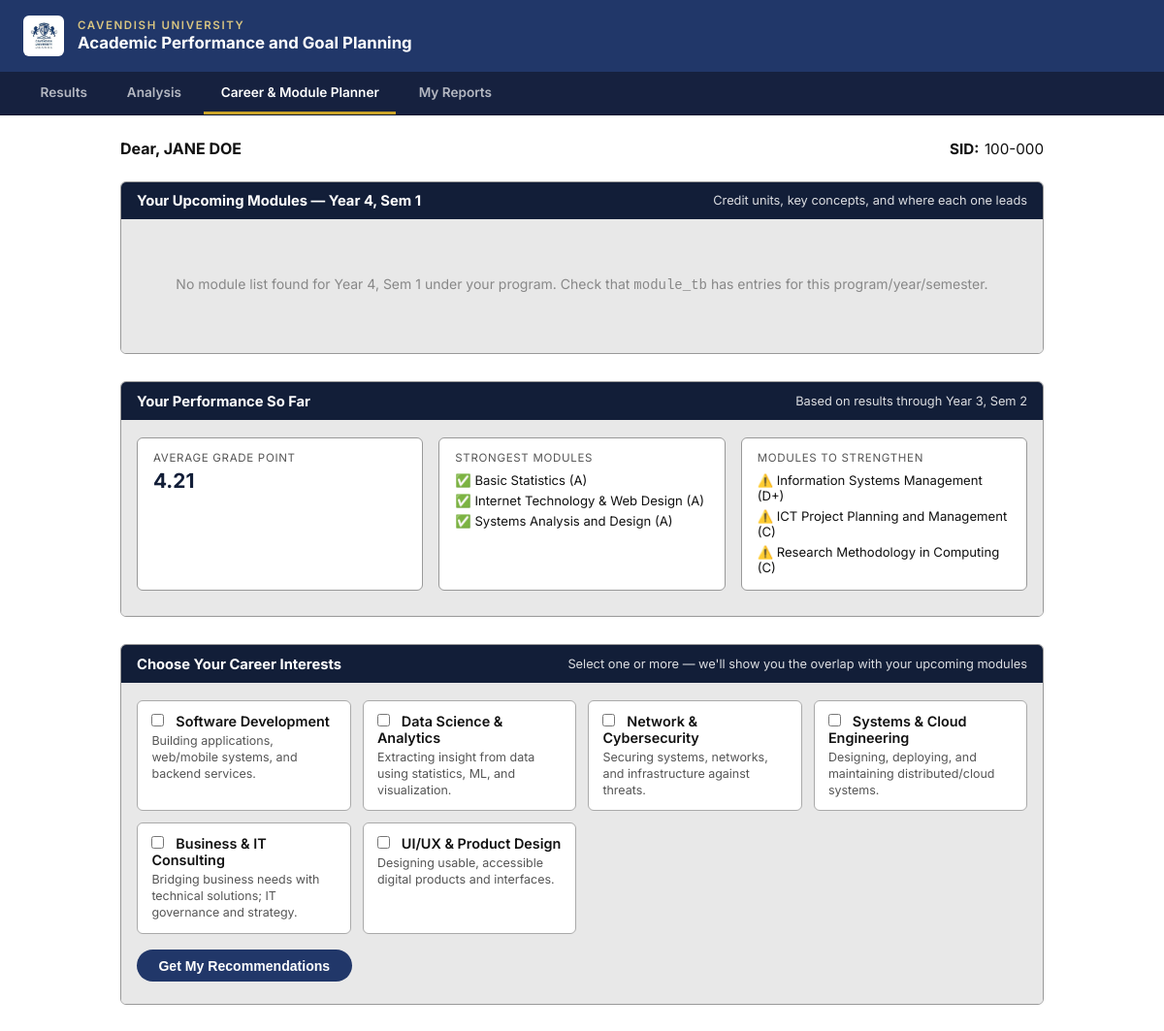
The app's page /GoalPlanning.php (signed in) with its own data.
### tables this page shows
CREATE TABLE IF NOT EXISTS `program_tb` (
  `ID` int NOT NULL,
  `program_code` varchar(10) NOT NULL,
  `program_name` varchar(150) NOT NULL,
  `program_dept` varchar(150) NOT NULL,
  `program_faculty` varchar(150) NOT NULL,
  `student_ID` varchar(10) NOT NULL,
  PRIMARY KEY (`program_code`),
  UNIQUE KEY `ID` (`ID`),
  UNIQUE KEY `student_ID` (`student_ID`)
);

CREATE TABLE IF NOT EXISTS `student_tb` (
  `ID` int NOT NULL AUTO_INCREMENT,
  `student_ID` varchar(10) NOT NULL,
  `student_name` varchar(100) NOT NULL,
  `student_email` varchar(50) NOT NULL,
  `student_password` varchar(20) NOT NULL,
  `program_code` varchar(10) NOT NULL,
  `gender` enum('M','F') NOT NULL,
  `nationality` varchar(100) NOT NULL,
  `date_of_birth` date NOT NULL,
  `intake_year` int NOT NULL,
  `intake_session` enum('JAN','MAY','AUG') NOT NULL,
  `mode_of_entry` enum('Direct','Transfer','Foundation','Mature','Diploma') NOT NULL,
  PRIMARY KEY (`ID`),
  UNIQUE KEY `student_ID` (`student_ID`)
);

CREATE TABLE IF NOT EXISTS `results_tb` (
  `ID` int NOT NULL AUTO_INCREMENT,
  `module_code` varchar(10) NOT NULL,
  `student_ID` varchar(10) NOT NULL,
  `year_no` int NOT NULL,
  `sem_no` int NOT NULL,
  `cat1_mk` int NOT NULL,
  `cat2_mk` int NOT NULL,
  `exam_mk` int NOT NULL,
  `grade_point` decimal(3,2) NOT NULL,
  `letter_grade` varchar(5) NOT NULL,
  `final_total` int NOT NULL,
  `status_retake_pass` varchar(20) NOT NULL,
  `created_at` timestamp NOT NULL,
  PRIMARY KEY (`ID`),
  UNIQUE KEY `uq_result_student_module` (`student_ID`,`module_code`),
  KEY `module_code` (`module_code`),
  KEY `student_ID` (`student_ID`),
  KEY `letter_grade` (`letter_grade`),
  KEY `grade_point_2` (`grade_point`)
);

CREATE TABLE IF NOT EXISTS `module_tb` (
  `ID` int NOT NULL,
  `module_code` varchar(10) NOT NULL,
  `module_name` varchar(250) NOT NULL,
  `year_no` int NOT NULL,
  `sem_no` int NOT NULL,
  `program_code` varchar(10) NOT NULL,
  `credit_unit` decimal(3,1) NOT NULL,
  PRIMARY KEY (`ID`),
  UNIQUE KEY `module_code_2` (`module_code`),
  KEY `module_code` (`module_code`),
  KEY `program_code` (`program_code`)
);

### GoalPlanning.php (the view, shortened to what this page needs)
<?php
$db_host = "127.0.0.1";
$db_port = "3306";
$db_name = "apaagps_db";
$db_user = "root";
$db_pass = "";
$studentID = $_SESSION["student_ID"];
try {
    $dsn = "mysql:host={$db_host};port={$db_port};dbname={$db_name};charset=utf8mb4";
    $pdo = new PDO($dsn, $db_user, $db_pass, [
        PDO::ATTR_ERRMODE            => PDO::ERRMODE_EXCEPTION,
        PDO::ATTR_DEFAULT_FETCH_MODE => PDO::FETCH_ASSOC,
        PDO::ATTR_EMULATE_PREPARES   => false,
    ]);
} catch (PDOException $e) {
    die("Database connection failed: " . $e->getMessage());
}
$stmtS = $pdo->prepare("
    SELECT s.student_ID, s.student_name, s.program_code,
           p.program_name, p.program_faculty
    FROM   student_tb s
    JOIN   program_tb p ON s.program_code = p.program_code
    WHERE  s.student_ID = ?
    LIMIT  1
");
$stmtS->execute([$studentID]);
$student = $stmtS->fetch();
$careerOptions = [
    "Software Development"        => "Building applications, web/mobile systems, and backend services.",
    "Data Science & Analytics"    => "Extracting insight from data using statistics, ML, and visualization.",
    "Network & Cybersecurity"     => "Securing systems, networks, and infrastructure against threats.",
    "Systems & Cloud Engineering" => "Designing, deploying, and maintaining distributed/cloud systems.",
    "Business & IT Consulting"    => "Bridging business needs with technical solutions; IT governance and strategy.",
    "UI/UX & Product Design"      => "Designing usable, accessible digital products and interfaces.",
];
$selectedCareers = $_POST["careers"] ?? [];
$selectedCareers = array_intersect($selectedCareers, array_keys($careerOptions));
$stmtR = $pdo->prepare("
    SELECT r.year_no, r.sem_no, r.module_code, m.module_name, m.credit_unit,
           r.cat1_mk, r.cat2_mk, r.exam_mk, r.final_total,
           r.letter_grade, r.grade_point, r.status_retake_pass
    FROM   results_tb r
    JOIN   module_tb  m ON r.module_code = m.module_code
    WHERE  r.student_ID = ?
    ORDER  BY r.year_no ASC, r.sem_no ASC
");
$stmtR->execute([$studentID]);
$pastResults = $stmtR->fetchAll();
$hasResults = !empty($pastResults);
$latestYear = 0;
$latestSem  = 0;
if ($hasResults) {
    foreach ($pastResults as $r) {
        if ((int)$r["year_no"] > $latestYear ||
            ((int)$r["year_no"] === $latestYear && (int)$r["sem_no"] > $latestSem)) {
            $latestYear = (int)$r["year_no"];
            $latestSem  = (int)$r["sem_no"];
        }
    }
}
$nextSemGlobal = $latestSem + 1;
$nextYear      = max(1, (int)ceil($nextSemGlobal / 2));
$nextSem       = (($nextSemGlobal - 1) % 2) + 1;
$latestSemDisplay = $latestSem > 0 ? (($latestSem - 1) % 2) + 1 : 1;
$stmtNext = $pdo->prepare("
    SELECT module_code, module_name, year_no, sem_no, credit_unit
    FROM   module_tb
    WHERE  program_code = ?
      AND  year_no = ?
      AND  sem_no  = ?
    ORDER  BY module_code ASC
");
$stmtNext->execute([$student["program_code"], $nextYear, $nextSemGlobal]);
$nextModules = $stmtNext->fetchAll();
$performanceSummary = [
    "overall_avg_gp" => null,
    "strongest"      => [],
    "weakest"        => [],
    "retakes"        => [],
];
if ($hasResults) {
    $totalGP = 0;
    $count   = 0;
    foreach ($pastResults as $r) {
        $totalGP += (float)$r["grade_point"];
        $count++;
    }
    $performanceSummary["overall_avg_gp"] = $count ? round($totalGP / $count, 2) : null;
    $sorted = $pastResults;
    usort($sorted, fn($a, $b) => $b["grade_point"] <=> $a["grade_point"]);
    $performanceSummary["strongest"] = array_slice($sorted, 0, 3);
    $performanceSummary["weakest"]   = array_slice(array_reverse($sorted), 0, 3);
}
function buildModuleDetails(array $nextModules, array $allNextModulesForCgpaContext): array {
    $details = [];
    return $details;
}
$moduleDetails = buildModuleDetails($nextModules, $nextModules);
?>
<!DOCTYPE html>
<html lang="en">
<head>
</head>
<body>
<header class="site-header">
    <img class="crest" src="images/cu_logo.jpg" alt="Cavendish University crest">
    <div class="header-text">
        <span class="uni-name">Cavendish University</span>
        <span class="portal-title">Academic Performance and Goal Planning</span>
    </div>
</header>
<nav class="tab-nav">
    <a class="tab-btn" href="ExamResultInterface.php">Results</a>
    <a class="tab-btn" href="AnalysisResultInterface.php">Analysis</a>
    <span class="tab-btn active">Career & Module Planner</span>
    <a class="tab-btn" href="MyReportsStatus.php">My Reports</a>
</nav>
<main class="page-wrap">
    <div class="student-row">
        <div class="student-name">Dear, <?= htmlspecialchars(strtoupper($student["student_name"])) ?></div>
        <div class="student-sid"><strong>SID:</strong><?= htmlspecialchars($student["student_ID"]) ?></div>
    </div>
    <div class="card">
        <div class="card-header">
            Your Upcoming Modules — Year <?= $nextYear ?>, Sem <?= $nextSem ?>
            <span class="card-sub">Credit units, key concepts, and where each one leads</span>
        </div>
        <div class="card-body">
            <?php if (empty($moduleDetails)): ?>
                <p class="empty">No module list found for Year <?= $nextYear ?>, Sem <?= $nextSem ?> under your program. Check that <code>module_tb</code> has entries for this program/year/semester.</p>
            <?php endif; ?>
        </div>
    </div>
    <?php if ($hasResults): ?>
    <div class="card">
        <div class="card-header">
            Your Performance So Far
            <span class="card-sub">Based on results through Year <?= $latestYear ?>, Sem <?= $latestSemDisplay ?></span>
        </div>
        <div class="card-body">
            <div class="stat-row">
                <div class="stat-box">
                    <div class="label">Average Grade Point</div>
                    <div class="value"><?= $performanceSummary["overall_avg_gp"] ?? '—' ?></div>
                </div>
                <div class="stat-box">
                    <div class="label">Strongest Modules</div>
                    <ul class="mini-list">
                        <?php foreach ($performanceSummary["strongest"] as $s): ?>
                        <li>✅ <?= htmlspecialchars($s["module_name"]) ?> (<?= htmlspecialchars($s["letter_grade"]) ?>)</li>
                        <?php endforeach; ?>
                    </ul>
                </div>
                <div class="stat-box">
                    <div class="label">Modules to Strengthen</div>
                    <ul class="mini-list">
                        <?php foreach ($performanceSummary["weakest"] as $w): ?>
                        <li>⚠️ <?= htmlspecialchars($w["module_name"]) ?> (<?= htmlspecialchars($w["letter_grade"]) ?>)</li>
                        <?php endforeach; ?>
                    </ul>
                </div>
            </div>
        </div>
    </div>
    <?php endif; ?>
    <div class="card">
        <div class="card-header">
            Choose Your Career Interests
            <span class="card-sub">Select one or more — we'll show you the overlap with your upcoming modules</span>
        </div>
        <div class="card-body">
            <form method="POST" action="GoalPlanning.php">
                <div class="career-grid">
                    <?php foreach ($careerOptions as $name => $desc): ?>
                    <label class="career-option <?= in_array($name, $selectedCareers) ? 'checked' : '' ?>">
                        <input type="checkbox" name="careers[]" value="<?= htmlspecialchars($name) ?>"
                               <?= in_array($name, $selectedCareers) ? 'checked' : '' ?>>
                        <span class="career-title"><?= htmlspecialchars($name) ?></span>
                        <div class="career-desc"><?= htmlspecialchars($desc) ?></div>
                    </label>
                    <?php endforeach; ?>
                </div>
                <button type="submit" class="btn-submit">Get My Recommendations</button>
            </form>
        </div>
    </div>
</main>
</body>
</html>

### GoalPlanning.php (style rules this page uses)
*, *::before, *::after { box-sizing: border-box; margin: 0; padding: 0; }
body { font-family: 'Inter', sans-serif; font-size: 14px; color: #111; background: #fff; }
.site-header { display: flex; align-items: center; gap: 0.9rem; padding: 1rem 1.5rem; background: #213769; border-bottom: 1px solid #16213f; }
.site-header .crest { width: 2.6rem; height: 2.6rem; object-fit: contain; flex: 0 0 auto; background: #fff; border-radius: 6px; padding: 2px; }
.header-text { display: flex; flex-direction: column; line-height: 1.25; }
.site-header .uni-name { font-weight: 600; font-size: .72rem; letter-spacing: .14em; text-transform: uppercase; color: #d9c581; }
.site-header .portal-title { font-weight: 700; font-size: 1.05rem; color: #fff; }
.tab-nav { display: flex; gap: .35rem; padding: 0 1.5rem; background: #16213f; border-bottom: 1px solid #0d1730; }
.tab-btn { padding: .8rem 1.1rem .7rem; border: none; background: transparent; font-size: .85rem; font-weight: 600; cursor: pointer; color: rgba(255,255,255,0.68); text-decoration: none; border-bottom: 3px solid transparent; transition: color .15s, border-color .15s, background .15s; }
.tab-btn.active { color: #fff; border-bottom-color: #c9a227; }
.page-wrap { max-width: 1000px; margin: 1.5rem auto; padding: 0 1.5rem 3rem; }
.student-row { display: flex; justify-content: space-between; align-items: baseline; margin-bottom: 1.5rem; }
.student-name { font-size: 1rem; font-weight: 700; }
.student-sid { font-size: .95rem; font-weight: 400; }
.student-sid strong { font-weight: 700; margin-right: .35rem; }
.card { border: 1px solid #999; border-radius: 6px; margin-bottom: 1.75rem; overflow: hidden; }
.card-header { background: #121e38; color: #fff; font-weight: 700; font-size: .92rem; padding: .65rem 1rem; display: flex; align-items: center; justify-content: space-between; flex-wrap: wrap; gap: .5rem; }
.card-sub { font-size: .8rem; font-weight: 400; opacity: .85; }
.card-body { background: #e8e8e8; padding: 1.1rem 1rem 1.4rem; }
.career-grid { display: grid; grid-template-columns: repeat(auto-fit, minmax(220px, 1fr)); gap: .75rem; }
.career-option { background: #fff; border: 1px solid #aaa; border-radius: 6px; padding: .75rem .9rem; cursor: pointer; transition: border-color .15s, background .15s; display: block; }
.career-option input { margin-right: .5rem; }
.career-option .career-title { font-weight: 600; font-size: .9rem; }
.career-option .career-desc { font-size: .78rem; color: #555; margin-top: .25rem; line-height: 1.35; }
.btn-submit { margin-top: 1rem; padding: .55rem 1.4rem; border: none; border-radius: 20px; background: #213769; color: #fff; font-weight: 600; font-size: .88rem; cursor: pointer; }
.stat-row { display: flex; gap: 1rem; flex-wrap: wrap; margin-bottom: .25rem; }
.stat-box { flex: 1; min-width: 150px; background: #fff; border: 1px solid #999; border-radius: 6px; padding: .8rem 1rem; }
.stat-box .label { font-size: .72rem; text-transform: uppercase; letter-spacing: .06em; color: #555; margin-bottom: .25rem; }
.stat-box .value { font-size: 1.3rem; font-weight: 700; color: #121e38; }
.mini-list { list-style: none; margin-top: .4rem; font-size: .82rem; }
.mini-list li { padding: .15rem 0; }
.empty { text-align: center; padding: 2.5rem 1rem; color: #888; }

### records on screen
program_tb: student_tb.student_name "JANE DOE", student_tb.student_ID "100-000"
results_tb: sem_no "4", sem_no "1", year_no "3", sem_no "2"
results_tb: module_tb.module_name "Basic Statistics", letter_grade "A"
results_tb: module_tb.module_name "Internet Technology & Web Design", letter_grade "A"
results_tb: module_tb.module_name "Systems Analysis and Design", letter_grade "A"
results_tb: module_tb.module_name "Information Systems Management", letter_grade "D+"
results_tb: module_tb.module_name "ICT Project Planning and Management", letter_grade "C"
results_tb: module_tb.module_name "Research Methodology in Computing", letter_grade "C"

### other values on screen
$performanceSummary["overall_avg_gp"] "4.21"
$name "Software Development"
$desc "Building applications, web/mobile systems, and backend services."
$name "Data Science & Analytics"
$desc "Extracting insight from data using statistics, ML, and visualization."
$name "Network & Cybersecurity"
$desc "Securing systems, networks, and infrastructure against threats."
$name "Systems & Cloud Engineering"
$desc "Designing, deploying, and maintaining distributed/cloud systems."
$name "Business & IT Consulting"
$desc "Bridging business needs with technical solutions; IT governance and strategy."
$name "UI/UX & Product Design"
$desc "Designing usable, accessible digital products and interfaces."
